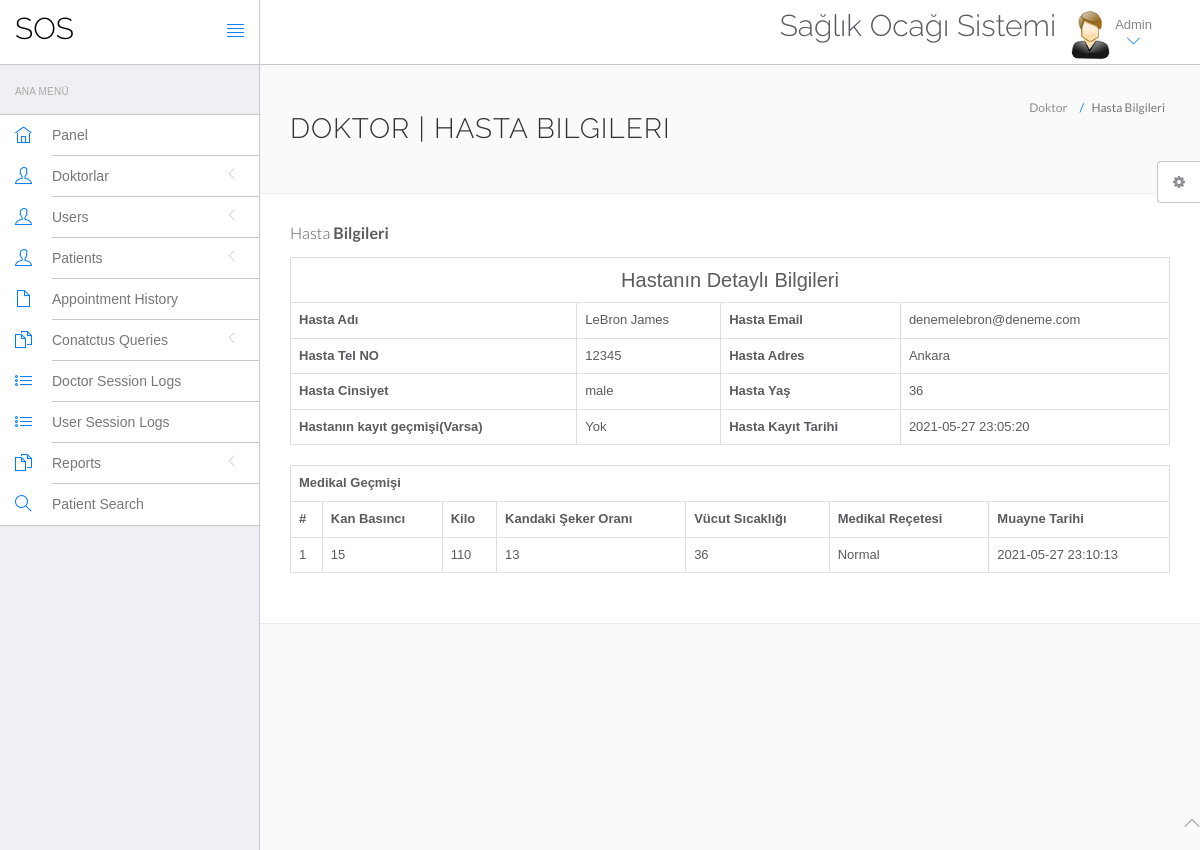
The app's page /hms/admin/view-patient.php?viewid=6 (signed in) with its own data.
### tables this page shows
CREATE TABLE `tblpatient` (
  `ID` int(10) NOT NULL,
  `Docid` int(10) DEFAULT NULL,
  `PatientName` varchar(200) DEFAULT NULL,
  `PatientContno` bigint(10) DEFAULT NULL,
  `PatientEmail` varchar(200) DEFAULT NULL,
  `PatientGender` varchar(50) DEFAULT NULL,
  `PatientAdd` mediumtext DEFAULT NULL,
  `PatientAge` int(10) DEFAULT NULL,
  `PatientMedhis` mediumtext DEFAULT NULL,
  `CreationDate` timestamp NULL DEFAULT current_timestamp(),
  `UpdationDate` timestamp NULL DEFAULT NULL ON UPDATE current_timestamp()
);

CREATE TABLE `tblmedicalhistory` (
  `ID` int(10) NOT NULL,
  `PatientID` int(10) DEFAULT NULL,
  `BloodPressure` varchar(200) DEFAULT NULL,
  `BloodSugar` varchar(200) NOT NULL,
  `Weight` varchar(100) DEFAULT NULL,
  `Temperature` varchar(200) DEFAULT NULL,
  `MedicalPres` mediumtext DEFAULT NULL,
  `CreationDate` timestamp NOT NULL DEFAULT current_timestamp() ON UPDATE current_timestamp()
);

### hms/admin/view-patient.php (the view, shortened to what this page needs)
<?php
include('include/config.php');
?>
<!DOCTYPE html>
<html lang="en">
	<head>
		<link rel="stylesheet" href="vendor/bootstrap/css/bootstrap.min.css">
		<link rel="stylesheet" href="vendor/fontawesome/css/font-awesome.min.css">
		<link rel="stylesheet" href="vendor/themify-icons/themify-icons.min.css">
		<link href="vendor/animate.css/animate.min.css" rel="stylesheet" media="screen">
		<link href="vendor/perfect-scrollbar/perfect-scrollbar.min.css" rel="stylesheet" media="screen">
		<link href="vendor/switchery/switchery.min.css" rel="stylesheet" media="screen">
		<link href="vendor/bootstrap-touchspin/jquery.bootstrap-touchspin.min.css" rel="stylesheet" media="screen">
		<link href="vendor/select2/select2.min.css" rel="stylesheet" media="screen">
		<link href="vendor/bootstrap-datepicker/bootstrap-datepicker3.standalone.min.css" rel="stylesheet" media="screen">
		<link href="vendor/bootstrap-timepicker/bootstrap-timepicker.min.css" rel="stylesheet" media="screen">
		<link rel="stylesheet" href="assets/css/styles.css">
		<link rel="stylesheet" href="assets/css/plugins.css">
		<link rel="stylesheet" href="assets/css/themes/theme-1.css" id="skin_color" />
	</head>
	<body>
		<div id="app">
<?php include('include/sidebar.php');?>
<div class="app-content">
<?php include('include/header.php');?>
<div class="main-content" >
<div class="wrap-content container" id="container">
<section id="page-title">
<div class="row">
<div class="col-sm-8">
<h1 class="mainTitle">Doktor | Hasta Bilgileri</h1>
</div>
<ol class="breadcrumb">
<li>
<span>Doktor</span>
</li>
<li class="active">
<span>Hasta Bilgileri</span>
</li>
</ol>
</div>
</section>
<div class="container-fluid container-fullw bg-white">
<div class="row">
<div class="col-md-12">
<h5 class="over-title margin-bottom-15">Hasta <span class="text-bold">Bilgileri</span></h5>
<?php
                               $vid=$_GET['viewid'];
                               $ret=mysqli_query($con,"select * from tblpatient where ID='$vid'");
$cnt=1;
while ($row=mysqli_fetch_array($ret)) {
                               ?>
<table border="1" class="table table-bordered">
 <tr align="center">
<td colspan="4" style="font-size:20px;color:blue">
 Hastanın Detaylı Bilgileri</td></tr>
    <tr>
    <th scope>Hasta Adı</th>
    <td><?php  echo $row['PatientName'];?></td>
    <th scope>Hasta Email</th>
    <td><?php  echo $row['PatientEmail'];?></td>
  </tr>
  <tr>
    <th scope>Hasta Tel NO</th>
    <td><?php  echo $row['PatientContno'];?></td>
    <th>Hasta Adres</th>
    <td><?php  echo $row['PatientAdd'];?></td>
  </tr>
    <tr>
    <th>Hasta Cinsiyet</th>
    <td><?php  echo $row['PatientGender'];?></td>
    <th>Hasta Yaş</th>
    <td><?php  echo $row['PatientAge'];?></td>
  </tr>
  <tr>
    <th>Hastanın kayıt geçmişi(Varsa)</th>
    <td><?php  echo $row['PatientMedhis'];?></td>
     <th>Hasta Kayıt Tarihi</th>
    <td><?php  echo $row['CreationDate'];?></td>
  </tr>
<?php }?>
</table>
<?php
$ret=mysqli_query($con,"select * from tblmedicalhistory  where PatientID='$vid'");
 ?>
<table id="datatable" class="table table-bordered dt-responsive nowrap" style="border-collapse: collapse; border-spacing: 0; width: 100%;">
  <tr align="center">
   <th colspan="8" >Medikal Geçmişi</th>
  </tr>
  <tr>
    <th>#</th>
<th>Kan Basıncı</th>
<th>Kilo</th>
<th>Kandaki Şeker Oranı</th>
<th>Vücut Sıcaklığı</th>
<th>Medikal Reçetesi</th>
<th>Muayne Tarihi</th>
</tr>
<?php
while ($row=mysqli_fetch_array($ret)) {
  ?>
<tr>
  <td><?php echo $cnt;?></td>
 <td><?php  echo $row['BloodPressure'];?></td>
 <td><?php  echo $row['Weight'];?></td>
 <td><?php  echo $row['BloodSugar'];?></td>
  <td><?php  echo $row['Temperature'];?></td>
  <td><?php  echo $row['MedicalPres'];?></td>
  <td><?php  echo $row['CreationDate'];?></td>
</tr>
<?php $cnt=$cnt+1;} ?>
</table>
</div>
</div>
</div>
</div>
</div>
</div>
</div>
	<?php include('include/footer.php');?>
	<?php include('include/setting.php');?>
	</body>
</html>

### hms/admin/assets/css/themes/theme-1.css (style rules this page uses)
body { background: #FAFAFA; }

### records on screen
tblpatient: PatientName "LeBron James", PatientEmail "denemelebron@deneme.com", PatientContno "12345", PatientAdd "Ankara", PatientGender "male", PatientAge "36", PatientMedhis "Yok", CreationDate "2021-05-27 23:05:20"
tblmedicalhistory: BloodPressure "15", Weight "110", BloodSugar "13", Temperature "36", MedicalPres "Normal", CreationDate "2021-05-27 23:10:13"
